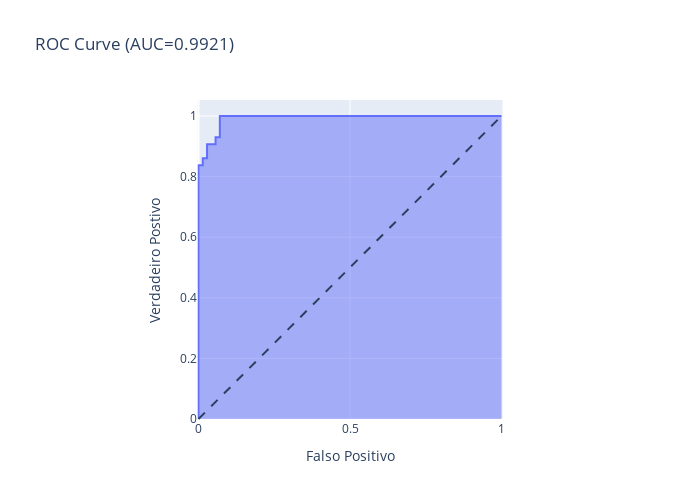

Source (notebook cell):
### Code cell
fig = px.area(
    x=fpr, y=tpr,
    title=f'ROC Curve (AUC={auc(fpr, tpr):.4f})',
    labels=dict(x='Falso Positivo', y='Verdadeiro Postivo'),
    width=700, height=500
)
fig.add_shape(
    type='line', line=dict(dash='dash'),
    x0=0, x1=1, y0=0, y1=1
)

fig.update_yaxes(scaleanchor="x", scaleratio=1)
fig.update_xaxes(constrain='domain')
fig.show()

### Figure 1 — Plotly figure (JSON) as saved in the notebook; plotly's stock layout.template omitted (floating-point values rounded to 4 significant figures)
{"data": [{"fillpattern": {"shape": ""}, "hovertemplate": "Falso Positivo=%{x}<br>Verdadeiro Postivo=%{y}<extra></extra>", "legendgroup": "", "line": {"color": "#636efa"}, "marker": {"symbol": "circle"}, "mode": "lines", "name": "", "orientation": "v", "showlegend": false, "stackgroup": "1", "type": "scatter", "x": [0, 0, 0, 0.01408, 0.01408, 0.02817, 0.02817, 0.05634, 0.05634, 0.07042, 0.07042, 1], "xaxis": "x", "y": [0, 0.02326, 0.8372, 0.8372, 0.8605, 0.8605, 0.907, 0.907, 0.9302, 0.9302, 1, 1], "yaxis": "y"}], "layout": {"height": 500, "legend": {"tracegroupgap": 0}, "shapes": [{"line": {"dash": "dash"}, "type": "line", "x0": 0, "x1": 1, "y0": 0, "y1": 1}], "title": {"text": "ROC Curve (AUC=0.9921)"}, "width": 700, "xaxis": {"anchor": "y", "constrain": "domain", "domain": [0, 1], "title": {"text": "Falso Positivo"}}, "yaxis": {"anchor": "x", "domain": [0, 1], "scaleanchor": "x", "scaleratio": 1, "title": {"text": "Verdadeiro Postivo"}}}}
